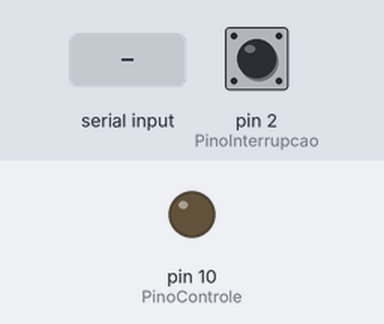
A sketch run on a simulated Arduino Uno, built with avr-gcc and run on an emulated ATmega328P. On the bench: output pins drawn as LEDs (lit = HIGH). The test bench sets the inputs (shaded band); at power-on: pin 2 (PinoInterrupcao) LOW. What the sketch prints to the serial monitor is not drawn.

Above: at 1.2 s.
1.3 s: "a" received over Serial
At 2.5 s:
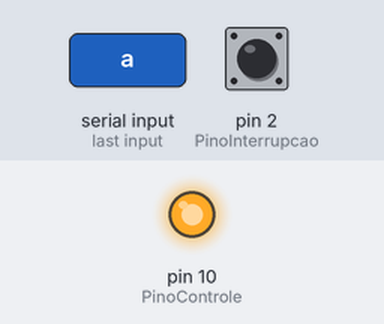
2.8 s: pin 2 (PinoInterrupcao) pulled HIGH for 0.15 s
Timing chart, 0 to 5.8 s (numbered marks = the images above; inputs shaded):
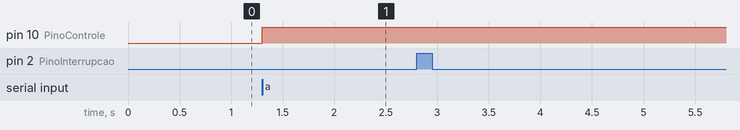

The sketch:

project10.ino
```cpp
#define PinoControle 10
#define PinoInterrupcao 2

int Contador = 0;
char Letra = '\0';

void setup(){
  Serial.begin(9600);

  pinMode(PinoControle, OUTPUT);
  pinMode(PinoInterrupcao, INPUT);

  attachInterrupt(digitalPinToInterrupt(PinoInterrupcao), Interrupcao, CHANGE);
}

void loop(){
  while(Serial.available() > 0){
    Letra = (char) Serial.read();

    if(Letra == 'a'){
      digitalWrite(PinoControle, !digitalRead(PinoControle));
    }
  }
}

void Interrupcao(){
  Serial.println(++Contador);
}
```

Measured:
- after the input at 1.3 s, pin 10 (PinoControle): LOW → HIGH at once
- after the input at 2.8 s, every drawn part: stays the same
